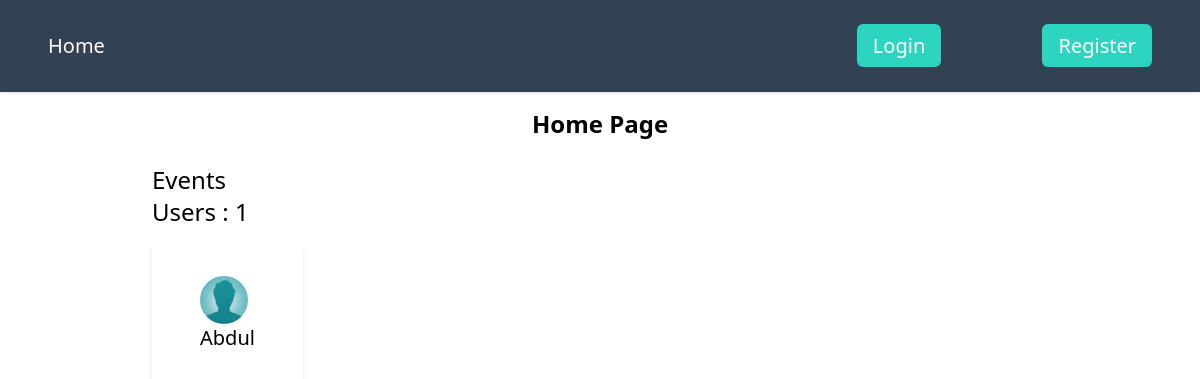
/, run on an earlier commit of the app's database.
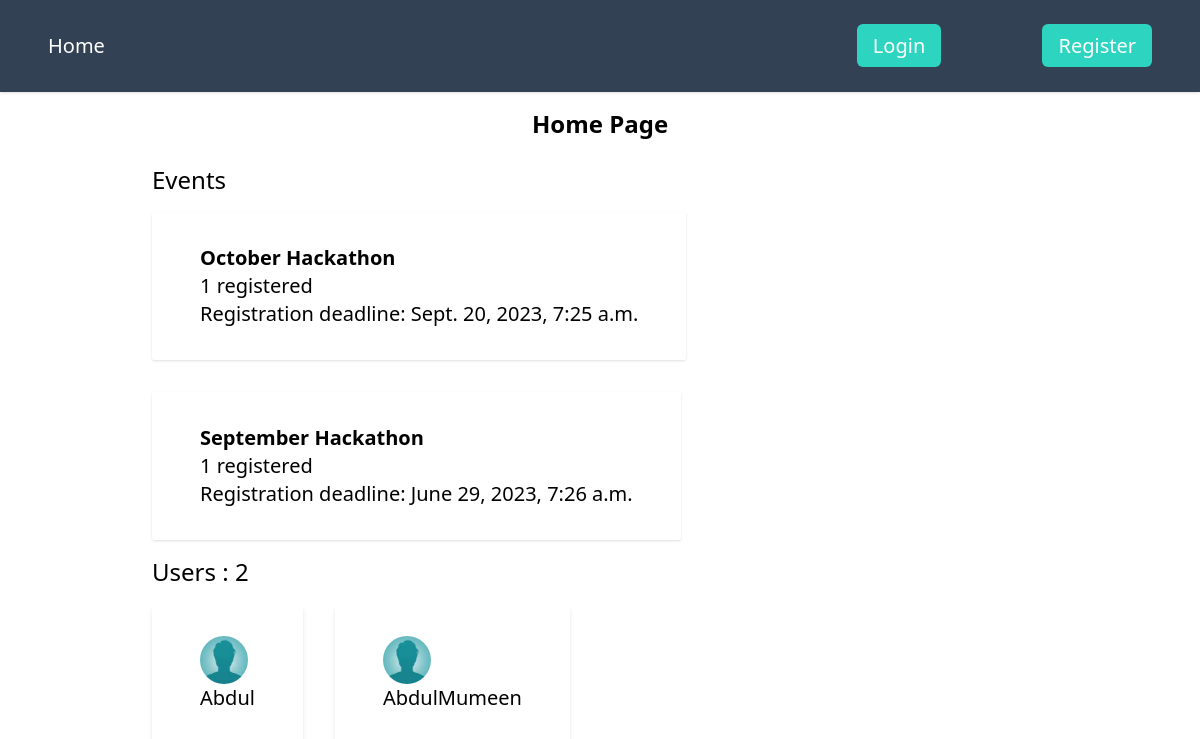
And on a later commit of the database.
### event/models.py (models this page shows, shortened)
class User(AbstractUser):
    name = models.CharField(max_length=100, null=True)
    email = models.EmailField(unique=True, null=True)
    bio = models.TextField(null=True, blank=True)
    hackathon_participant = models.BooleanField(default=True, null=True)
    avatar = models.ImageField(default='default1.jpeg')
    id = models.UUIDField(default=uuid.uuid4, unique=True, primary_key=True, editable=False)
    USERNAME_FIELD = 'email'
    REQUIRED_FIELDS = ['username']

class Event(models.Model):
    id = models.UUIDField(default=uuid.uuid4, unique=True, primary_key=True, editable=False)
    name = models.CharField(max_length=200)
    description = models.TextField(null=True, blank=True)
    participants = models.ManyToManyField(User, blank=True, related_name='events')
    start_date = models.DateTimeField(null=True)
    end_date = models.DateTimeField(null=True)
    registration_deadline = models.DateTimeField(null=True)
    updated = models.DateTimeField(auto_now=True)
    created = models.DateTimeField(auto_now_add=True)

### event/views.py (the view)
# urls.py: path('', views.home_page, name='home'),
def home_page(request):
    users = User.objects.filter(hackathon_participant=True)
    users = users[0:20]
    events = Event.objects.all()
    return render(request, 'event/home.html', {'users':users, 'events':events})

### event/templates/event/home.html
{% extends 'event/main.html' %} {% block content %}
<h1 class="text-center mt-4 mb-6 text-2xl font-bold">Home Page</h1>
<section>
  <h3 class="text-2xl">Events</h3>
  <div id="events--lists" class="flex text-xl flex-wrap">
    {% for event in events %}
    <div class="shadow px-12 py-8 my-4 rounded-sm">
      <a href="{% url 'event' event.id  %}">
        <strong><p>{{event.name}}</p></strong>
        <p>{{event.participants.count}} registered</p>
        <p>Registration deadline: {{event.registration_deadline}}</p>
      </a>
    </div>
    {%endfor%}
  </div>
</section>
<section>
  <h3 class="text-2xl">Users : {{users.count}}</h3>
  <div id="users--lists" class="flex text-xl gap-x-8 flex-wrap">
    {% for user in users %}
    <div class="shadow-md px-12 py-8 my-4 rounded-sm">
      <a href="{% url 'user-profile' user.id %}">
        <div>
          <img class="rounded-full w-12 h-12" src="{{user.avatar.url}}" />
          <h4>{{user.name}}</h4>
        </div>
      </a>
    </div>
    {%endfor%}
  </div>
</section>
{% endblock %}

### event/templates/event/main.html (shortened to what this page needs)
{% load static tailwind_tags %}
<!DOCTYPE html>
<html lang="en" class="font-['Readex Pro']">
  <head>
    {% tailwind_css %}
  </head>
  <body class="bg-rgb(249, 250, 251) text-black font-['Readex Pro']">
    {% include 'event/navbar.html' %}
    <div class="max-w-4xl mx-auto">{% block content %} {% endblock %}</div>
  </body>
</html>

### event/templates/event/navbar.html
<nav
  class="py-8 text-xl items-center text-white justify-between shadow bg-slate-700 flex px-12 w-auto"
>
  <div class="">
    <a href="{% url 'home' %}">Home</a>
  </div>
  <div class="space-x-10 md:space-x-24">
    {% if request.user.is_authenticated %}
    <a href="{% url 'my_account' %}">My Account</a>
    <a
      class="py-2 px-4 bg-yellow-400 text-black rounded-md"
      href="{% url 'logout' %}"
      >Logout</a
    >
    {% else %}
    <a
      class="py-2 px-4 bg-teal-400 text-white rounded-md"
      href="{% url 'login' %}"
      >Login</a
    >
    <a
      class="py-2 px-4 bg-teal-400 text-white rounded-md"
      href="{% url 'register' %}"
      >Register</a
    >
    {% endif %}
  </div>
</nav>

What changed in the data, as far as the page shows it:
added Event: name "October Hackathon", participants.count "1", registration_deadline "Sept. 20, 2023, 7:25 a.m."
added Event: name "September Hackathon", participants.count "1", registration_deadline "June 29, 2023, 7:26 a.m."
added User: avatar (placeholder picture), name "AbdulMumeen"
Also different on the page:
{{ users.count }}: "1" → "2"
